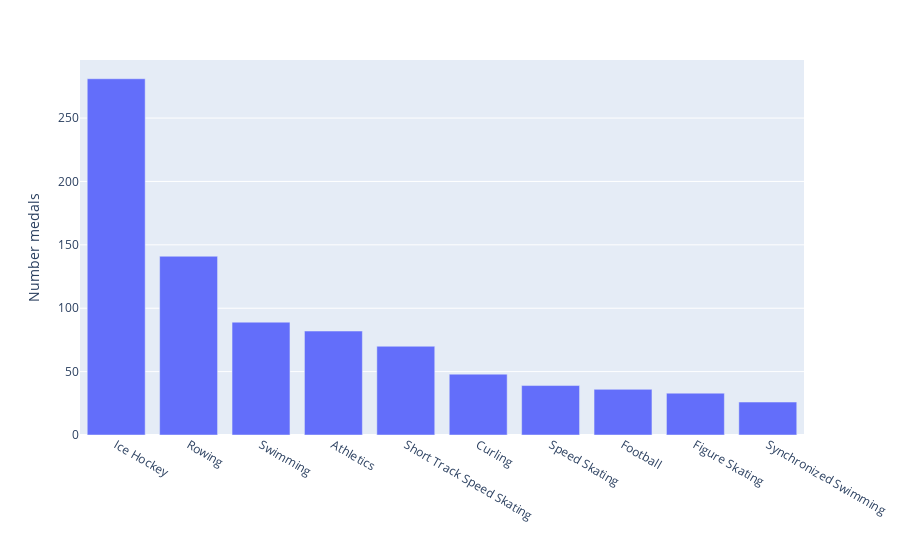

Notebook code cell kept with this figure:
### Code cell
canada_bestsports = count_medals(canada_origdata, "Sport")

canada_bestsports.head()

fig = px.bar(canada_bestsports.head(10), y=canada_bestsports.columns[0],
    labels={canada_bestsports.index.name:""}
).show()

### Figure 1 — Plotly figure (JSON) as saved in the notebook; plotly's stock layout.template omitted (floating-point values rounded to 4 significant figures)
{"data": [{"alignmentgroup": "True", "hovertemplate": "=%{x}<br>Number medals=%{y}<extra></extra>", "legendgroup": "", "marker": {"color": "#636efa", "pattern": {"shape": ""}}, "name": "", "offsetgroup": "", "orientation": "v", "showlegend": false, "textposition": "auto", "type": "bar", "x": ["Ice Hockey", "Rowing", "Swimming", "Athletics", "Short Track Speed Skating", "Curling", "Speed Skating", "Football", "Figure Skating", "Synchronized Swimming"], "xaxis": "x", "y": [281, 141, 89, 82, 70, 48, 39, 36, 33, 26], "yaxis": "y"}], "layout": {"barmode": "relative", "legend": {"tracegroupgap": 0}, "margin": {"t": 60}, "xaxis": {"anchor": "y", "domain": [0, 1], "title": {"text": ""}}, "yaxis": {"anchor": "x", "domain": [0, 1], "title": {"text": "Number medals"}}}}
